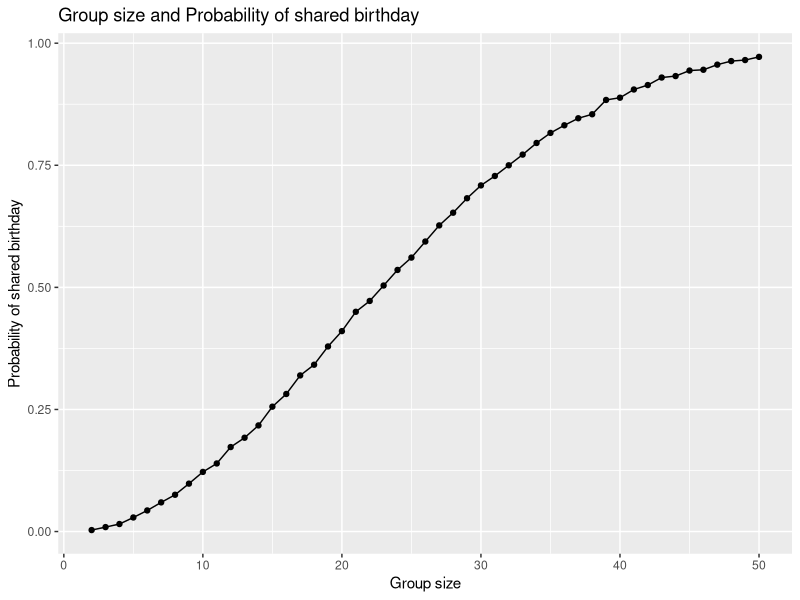

Source code (R):
## ---- chunk 1
knitr::opts_chunk$set(echo = TRUE)
## ---- chunk 2
library(tidyverse)
## ---- chunk 3
birthday = function(n) {
    days = sample(1:365, size = n, replace = TRUE)
    length(unique(days))<n
}
set.seed(123)

set.seed(20)
result =
  expand_grid(
    group_size = 2:50,
    iter = 1:10000)|>
  mutate(share_bday = map_lgl(group_size, birthday))|>
  group_by(group_size) |>
  summarize(prob_sharebday = mean(share_bday))

result |>
  ggplot(
    aes(x = group_size, 
        y = prob_sharebday)) +
  geom_line() +
  geom_point() +
  labs(
    x = "Group size",
    y = "Probability of shared birthday",
    title = "Group size and Probability of shared birthday"
  )
